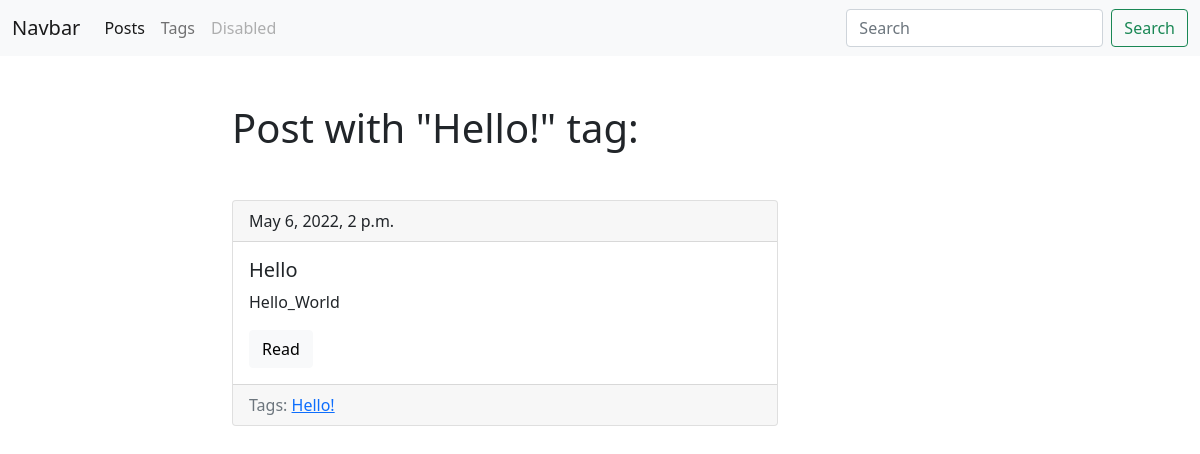
Page /blog/tag/hi/ on the committed database.
### blog/models.py (models this page shows, shortened)
class Tag(models.Model):
    title = models.CharField(max_length=50)
    slug = models.SlugField(max_length = 50, unique=True)
    def get_absolute_url(self):
        return reverse('tag_detail_url', kwargs={'slug': self.slug})
    class Meta:
        ordering = ['title'] # Сортировка по заголовку

class Post(models.Model):
    title = models.CharField(max_length = 150, db_index = True)
    slug = models.SlugField(max_length = 150, blank = True, unique = True) # Тот же самый CharField, но с ограниченным количеством символов
    body = models.TextField(blank = True, db_index = True)
    tags = models.ManyToManyField('Tag', blank=True, related_name='posts')
    date_pub = models.DateTimeField(auto_now_add = True)
    def get_absolute_url(self):
        return reverse('post_detail_url', kwargs={'slug': self.slug})
    class Meta:
        ordering = ['date_pub'] # Сортировка по дате

### blog/views.py (the view)
# urls.py: path('tag/<str:slug>/', TagDetail.as_view(), name='tag_detail_url'),
class TagDetail(ObjectDetailMixin, View):
    model = Tag
    template = 'blog/tag_detail.html'

### blog/utils.py (called while the page is built)
    def get(self, request, slug):
        obj = get_object_or_404(self.model, slug__iexact = slug)
        return render(request, self.template, context={self.model.__name__.lower(): obj,
        'admin_object': obj, 'detail': True})

### blog/templates/blog/tag_detail.html (shortened to what this page needs)
{% extends 'blog/base_blog.html' %}
{% block content %}
    <h1 class="mb-5">Post with "{{ tag.title|title }}" tag:</h1>
    {% for post in tag.posts.all %}
        {% include 'blog/includes/post_card_template.html' %}
    {% endfor %}
{% endblock %}

### blog/templates/blog/includes/post_card_template.html
<div class="card mb-4">
    <div class="card-header">
        {{ post.date_pub }}
    </div>
    <div class="card-body">
      <h5 class="card-title">{{ post.title }}</h5>
      <p class="card-text">{{ post.body|truncatewords:15 }}</p>
      <a href="{{ post.get_absolute_url }}" class="btn btn-light">Read</a>
    </div>
    <div class="card-footer text-muted">
        Tags:
        {% for tag in post.tags.all %}
            <a href="{{ tag.get_absolute_url }}">{{ tag.title }}</a>
        {% endfor %}
    </div>
  </div>

### rows in the picture
Tag: title "Hello!"
Post: date_pub "May 6, 2022, 2 p.m.", title "Hello", body "Hello_World"
